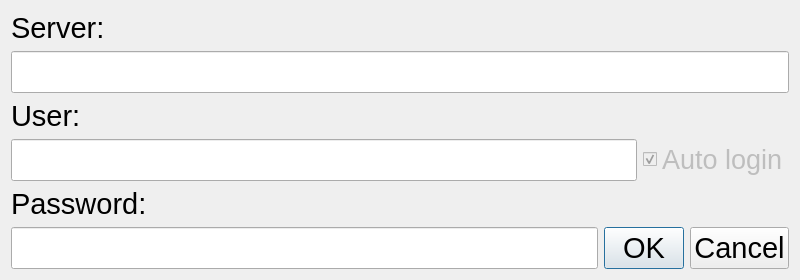
<?xml version="1.0" encoding="UTF-8"?>
<ui version="4.0">
 <class>Config</class>
 <widget class="QDialog" name="Config">
  <property name="geometry">
   <rect>
    <x>0</x>
    <y>0</y>
    <width>800</width>
    <height>267</height>
   </rect>
  </property>
  <property name="font">
   <font>
    <pointsize>22</pointsize>
   </font>
  </property>
  <property name="windowTitle">
   <string>Configure</string>
  </property>
  <property name="modal">
   <bool>true</bool>
  </property>
  <layout class="QGridLayout" name="gridLayout">
   <item row="0" column="0">
    <layout class="QVBoxLayout" name="verticalLayout_3">
     <item>
      <widget class="QLabel" name="label">
       <property name="sizePolicy">
        <sizepolicy hsizetype="Fixed" vsizetype="Fixed">
         <horstretch>0</horstretch>
         <verstretch>0</verstretch>
        </sizepolicy>
       </property>
       <property name="font">
        <font>
         <pointsize>22</pointsize>
        </font>
       </property>
       <property name="text">
        <string>Server:</string>
       </property>
      </widget>
     </item>
     <item>
      <widget class="QLineEdit" name="serverEdit">
       <property name="sizePolicy">
        <sizepolicy hsizetype="Expanding" vsizetype="Fixed">
         <horstretch>0</horstretch>
         <verstretch>0</verstretch>
        </sizepolicy>
       </property>
      </widget>
     </item>
    </layout>
   </item>
   <item row="1" column="0">
    <layout class="QVBoxLayout" name="verticalLayout_2">
     <item>
      <widget class="QLabel" name="label_2">
       <property name="font">
        <font>
         <pointsize>22</pointsize>
        </font>
       </property>
       <property name="text">
        <string>User:</string>
       </property>
      </widget>
     </item>
     <item>
      <layout class="QHBoxLayout" name="horizontalLayout_2">
       <item>
        <widget class="QLineEdit" name="userEdit">
         <property name="sizePolicy">
          <sizepolicy hsizetype="Expanding" vsizetype="Fixed">
           <horstretch>0</horstretch>
           <verstretch>0</verstretch>
          </sizepolicy>
         </property>
        </widget>
       </item>
       <item>
        <widget class="QCheckBox" name="autoLoginCheck">
         <property name="enabled">
          <bool>false</bool>
         </property>
         <property name="font">
          <font>
           <pointsize>20</pointsize>
          </font>
         </property>
         <property name="text">
          <string>Auto login</string>
         </property>
         <property name="checked">
          <bool>true</bool>
         </property>
        </widget>
       </item>
      </layout>
     </item>
    </layout>
   </item>
   <item row="2" column="0">
    <layout class="QVBoxLayout" name="verticalLayout">
     <item>
      <widget class="QLabel" name="label_3">
       <property name="sizePolicy">
        <sizepolicy hsizetype="Fixed" vsizetype="Fixed">
         <horstretch>0</horstretch>
         <verstretch>0</verstretch>
        </sizepolicy>
       </property>
       <property name="font">
        <font>
         <pointsize>22</pointsize>
        </font>
       </property>
       <property name="text">
        <string>Password:</string>
       </property>
       <property name="textFormat">
        <enum>Qt::LogText</enum>
       </property>
      </widget>
     </item>
     <item>
      <layout class="QHBoxLayout" name="horizontalLayout">
       <item>
        <widget class="QLineEdit" name="passwordEdit">
         <property name="sizePolicy">
          <sizepolicy hsizetype="Expanding" vsizetype="Fixed">
           <horstretch>0</horstretch>
           <verstretch>0</verstretch>
          </sizepolicy>
         </property>
         <property name="echoMode">
          <enum>QLineEdit::Password</enum>
         </property>
        </widget>
       </item>
       <item>
        <widget class="QDialogButtonBox" name="buttonBox">
         <property name="sizePolicy">
          <sizepolicy hsizetype="Fixed" vsizetype="Fixed">
           <horstretch>0</horstretch>
           <verstretch>0</verstretch>
          </sizepolicy>
         </property>
         <property name="orientation">
          <enum>Qt::Horizontal</enum>
         </property>
         <property name="standardButtons">
          <set>QDialogButtonBox::Cancel|QDialogButtonBox::Ok</set>
         </property>
         <property name="centerButtons">
          <bool>false</bool>
         </property>
        </widget>
       </item>
      </layout>
     </item>
    </layout>
   </item>
  </layout>
 </widget>
 <resources/>
 <connections>
  <connection>
   <sender>buttonBox</sender>
   <signal>accepted()</signal>
   <receiver>Config</receiver>
   <slot>accept()</slot>
   <hints>
    <hint type="sourcelabel">
     <x>248</x>
     <y>254</y>
    </hint>
    <hint type="destinationlabel">
     <x>157</x>
     <y>274</y>
    </hint>
   </hints>
  </connection>
  <connection>
   <sender>buttonBox</sender>
   <signal>rejected()</signal>
   <receiver>Config</receiver>
   <slot>reject()</slot>
   <hints>
    <hint type="sourcelabel">
     <x>316</x>
     <y>260</y>
    </hint>
    <hint type="destinationlabel">
     <x>286</x>
     <y>274</y>
    </hint>
   </hints>
  </connection>
 </connections>
</ui>
